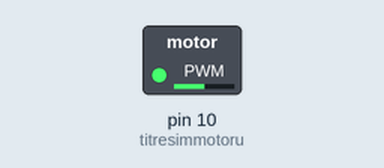
Recording of a sketch running on a simulated Arduino Uno, built with avr-gcc and run on an emulated ATmega328P. On the bench: switched loads named in the sketch (green lamp = pin HIGH). Dashed ring = blinking.

Above: at 0.05 s.
Timing chart, 0 to 3.0 s (numbered marks = the images above):
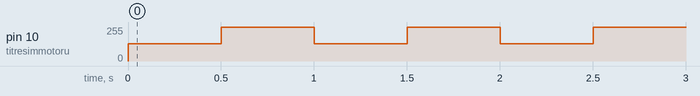

Measured:
- by itself, pin 10 (titresimmotoru): alternates 255/255 for 0.50 s and 128/255 for 0.50 s

The sketch:

bp2_22.ino
```cpp
int titresimmotoru=10;
void setup() {
pinMode(titresimmotoru,OUTPUT);

}

void loop() {
analogWrite(titresimmotoru,128);
delay(500);
analogWrite(titresimmotoru,255);
delay(500);
}
```
